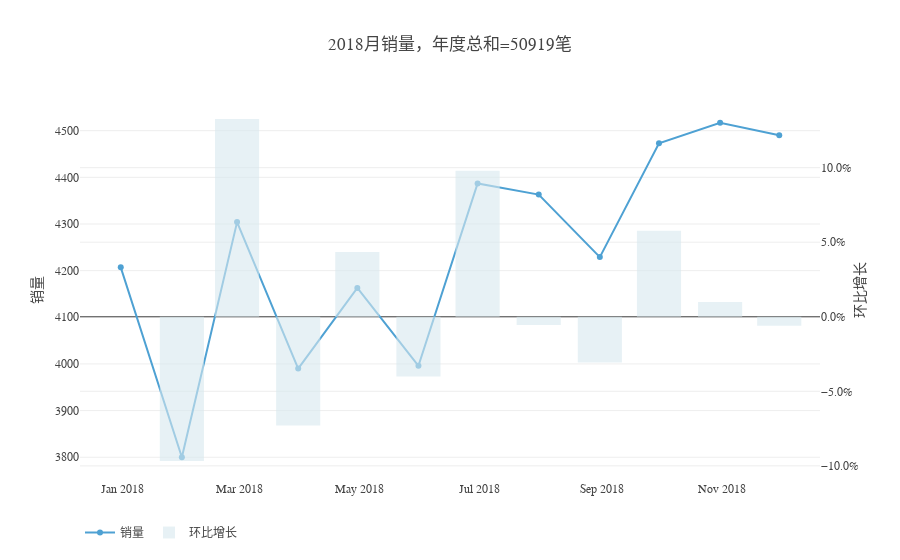

The code cell stored with this chart in its notebook:
### Code cell
# time tab
# number of transactions per month

df = SKU
transaction_year = str(int(sum(df['transaction_num'])))
df.index = df['date']
df1 = df['transaction_num'].resample('M',label='left').sum().to_frame()
df2 = df1.pct_change()

data = [go.Scatter(
    x=df1.index,
    y=df1['transaction_num'],
    name='销量',
            marker=dict(color='#4ea1d3')
),
    go.Bar(
       x=df2.index,
    y=df2['transaction_num'],
           yaxis='y2',
           opacity=0.6,
           name='环比增长',
    marker=dict(color='#d8e9ef')
       )]

layout = go.Layout(
    title='2018月销量，年度总和='+transaction_year+'笔',
    yaxis=dict(
        title='销量'
    ),
    yaxis2=dict(
        title='环比增长',
        tickformat=".1%",
        overlaying='y',
        side='right'
    ),
    legend=dict(orientation="h"),
    font=dict(family='微软雅黑')
)

fig = go.Figure(data=data, layout=layout)

plotly.offline.iplot(fig)
pio.write_image(fig, '月销量.jpeg', scale=5, width=600, height = 400)

### Figure 1 — Plotly figure (JSON) as saved in the notebook; plotly's stock layout.template omitted (floating-point values rounded to 4 significant figures)
{"data": [{"marker": {"color": "#4ea1d3"}, "name": "销量", "type": "scatter", "uid": "ac9e66c8-3440-46ca-b45e-2c9f1fafc3ea", "x": ["2017-12-31", "2018-01-31", "2018-02-28", "2018-03-31", "2018-04-30", "2018-05-31", "2018-06-30", "2018-07-31", "2018-08-31", "2018-09-30", "2018-10-31", "2018-11-30"], "y": [4207, 3800, 4304, 3990, 4163, 3996, 4387, 4363, 4229, 4473, 4517, 4490]}, {"marker": {"color": "#d8e9ef"}, "name": "环比增长", "opacity": 0.6, "type": "bar", "uid": "6c0f549d-87f9-406a-ba1d-3e3b06d18896", "x": ["2017-12-31", "2018-01-31", "2018-02-28", "2018-03-31", "2018-04-30", "2018-05-31", "2018-06-30", "2018-07-31", "2018-08-31", "2018-09-30", "2018-10-31", "2018-11-30"], "y": [null, -0.09674, 0.1326, -0.07296, 0.04336, -0.04012, 0.09785, -0.005471, -0.03071, 0.0577, 0.009837, -0.005977], "yaxis": "y2"}], "layout": {"font": {"family": "微软雅黑"}, "legend": {"orientation": "h"}, "title": {"text": "2018月销量，年度总和=50919笔"}, "yaxis": {"title": {"text": "销量"}}, "yaxis2": {"overlaying": "y", "side": "right", "tickformat": ".1%", "title": {"text": "环比增长"}}}}
